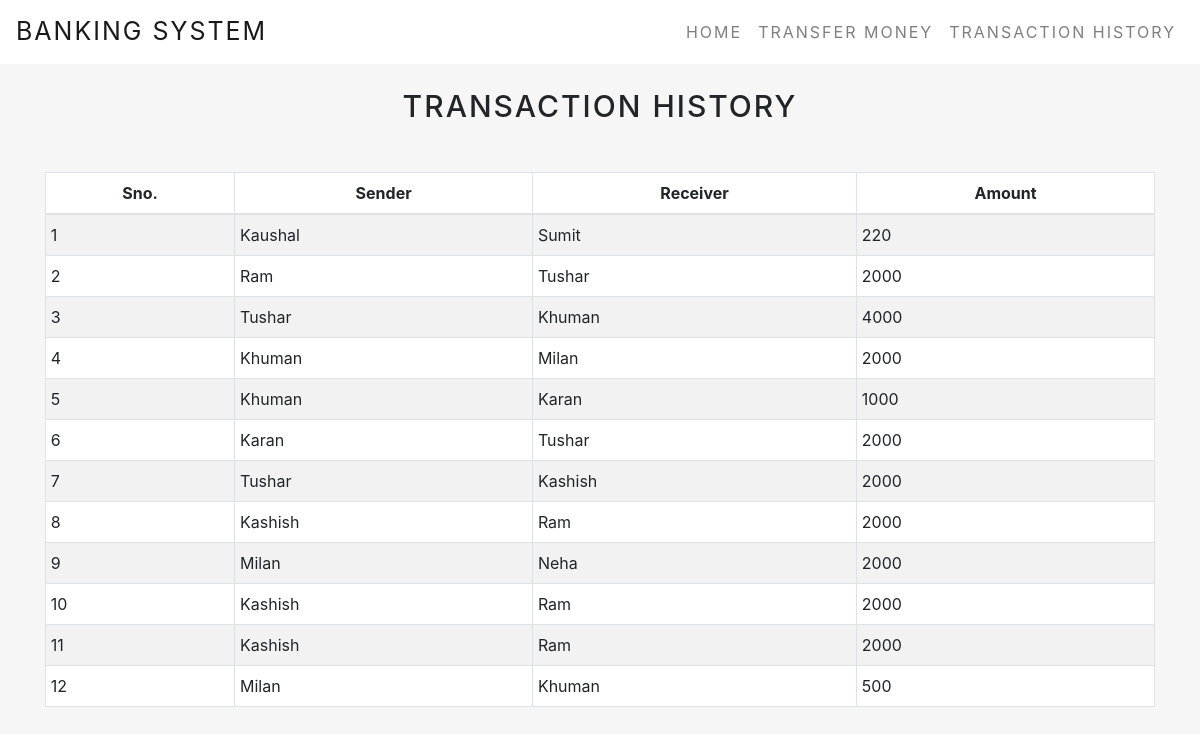
Page /PHP/transactionhistory.php on the committed database.
### tables this page shows
CREATE TABLE `transaction` (
  `sno` int NOT NULL AUTO_INCREMENT,
  `sender` varchar(45) DEFAULT NULL,
  `receiver` varchar(45) DEFAULT NULL,
  `balance` int DEFAULT NULL,
  `datetime` datetime NOT NULL DEFAULT CURRENT_TIMESTAMP,
  PRIMARY KEY (`sno`)
);

### PHP/transactionhistory.php (the view, shortened to what this page needs)
<!DOCTYPE html>
<html lang="en">
<head>
  <link rel="stylesheet" href="https://stackpath.bootstrapcdn.com/bootstrap/4.5.2/css/bootstrap.min.css"
>
  <link rel="stylesheet" href="Static/styles.css">
</head>
<body>
  <?php
    include 'navbar.php';
  ?>
  <div class="container">
    <h2 class="text-center pt-4 container__name">Transaction History</h2>
    <br>
    <div class="table-responsive mt-3">
      <table class="table table-hover table-sm table-striped table-condensed table-bordered">
        <thead>
          <tr>
          <th scope="col" class="text-center py-2">Sno.</th>
          <th scope="col" class="text-center py-2">Sender</th>
          <th scope="col" class="text-center py-2">Receiver</th>
          <th scope="col" class="text-center py-2">Amount</th>
          </tr>
        </thead>
        <tbody>
          <?php
            include 'config.php';
            $sql = 'SELECT * from transaction';
            $result = mysqli_query($conn, $sql);
            while($rows = mysqli_fetch_assoc($result))
            {
          ?>
          <tr>
              <td class="py-2 ml-2"><?php echo $rows['sno'] ?></td>
              <td class="py-2 ml-2"><?php echo $rows['sender'] ?></td>
              <td class="py-2 ml-2"><?php echo $rows['receiver'] ?></td>
              <td class="py-2 ml-2"><?php echo $rows['balance'] ?></td>
          </tr>
          <?php
          }
          ?>
        </tbody>
      </table>
    </div>
  </div>
</body>
</html>

### PHP/navbar.php (shortened to what this page needs)
<div class="navbar_main">
<nav class="navbar navbar-expand-lg navbar-light">
      <a class="navbar-brand" href="#">Banking System</a>
      <div class="collapse navbar-collapse" id="navbarSupportedContent">
        <ul class="navbar-nav ml-auto">
          <li class="nav-item "><a class="nav-link" href="index.php">Home</a></li>
          <li class="nav-item "><a class="nav-link" href="transfer.php">Transfer Money</a></li>
          <li class="nav-item "><a class="nav-link" href="transactionhistory.php">Transaction History</a></li>
        </ul>
      </div>
    </nav>
</div>

### PHP/Static/styles.css (style rules this page uses)
body { background-color: rgba(167, 167, 167, 0.1); overflow-x: hidden; }
.navbar_main { background-color: rgb(255, 255, 255); }
.nav-link, .navbar-brand, .container__name { text-transform: uppercase; letter-spacing: 2px; }
.navbar-brand { font-size: 25px; }
.container__name { font-size: 30px; text-align: center; }
.table { background-color: rgb(255, 255, 255); border-color: black; }

### rows in the picture
transaction: sno "1", sender "Kaushal", receiver "Sumit", balance "220"
transaction: sno "2", sender "Ram", receiver "Tushar", balance "2000"
transaction: sno "3", sender "Tushar", receiver "Khuman", balance "4000"
transaction: sno "4", sender "Khuman", receiver "Milan", balance "2000"
transaction: sno "5", sender "Khuman", receiver "Karan", balance "1000"
transaction: sno "6", sender "Karan", receiver "Tushar", balance "2000"
transaction: sno "7", sender "Tushar", receiver "Kashish", balance "2000"
transaction: sno "8", sender "Kashish", receiver "Ram", balance "2000"
transaction: sno "9", sender "Milan", receiver "Neha", balance "2000"
transaction: sno "10", sender "Kashish", receiver "Ram", balance "2000"
transaction: sno "11", sender "Kashish", receiver "Ram", balance "2000"
transaction: sno "12", sender "Milan", receiver "Khuman", balance "500"
